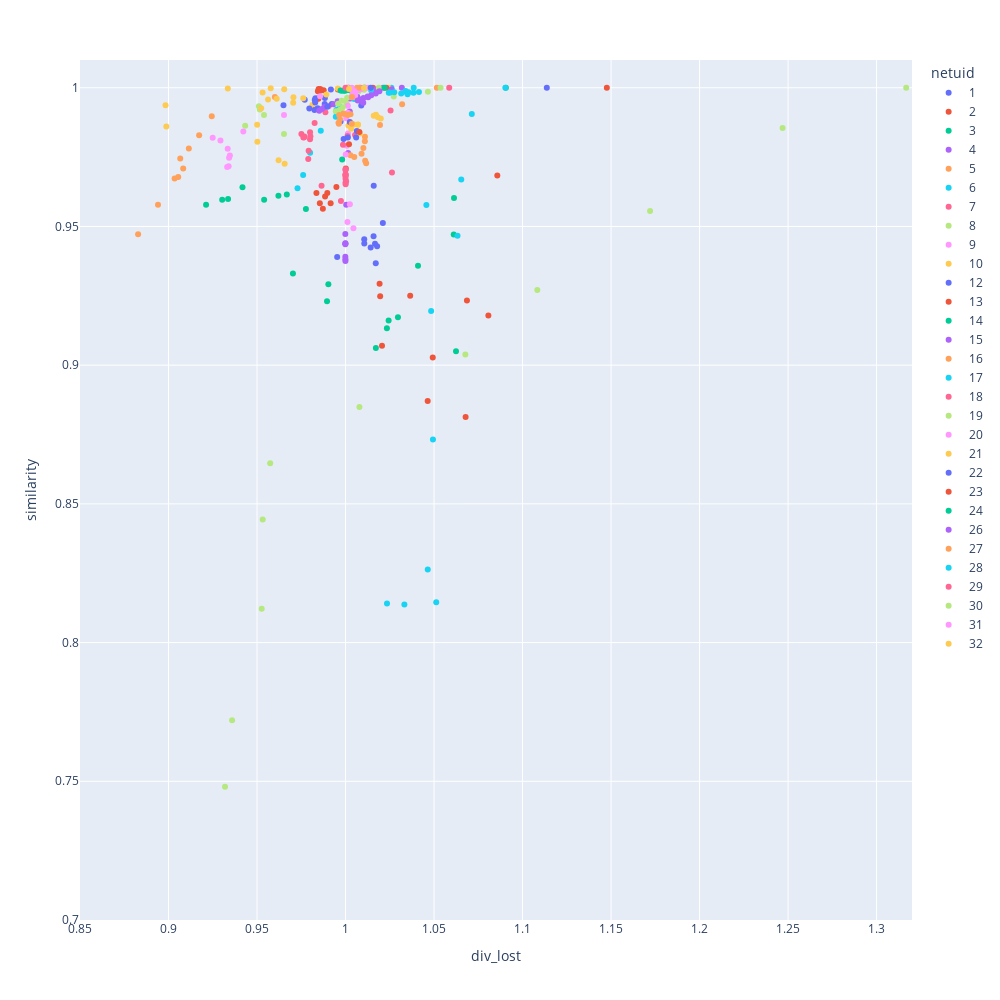

Notebook source saved alongside this figure:
### Code cell
df = {
    'div_lost': [],
    'similarity': [],
    'netuid': [],
    'correlation': []
}
for i in setup.netuids:
    corr = div_losts[i].corr(similarities[i])
    df['div_lost'] += div_losts[i].tolist()
    df['similarity'] += similarities[i].tolist()
    df['netuid'] += [i] * len(div_losts)
    df['correlation'] += [corr] * len(div_losts)

div_lost_VS_sim = pd.DataFrame(df)
div_lost_VS_sim.netuid = div_lost_VS_sim.netuid.astype('object')

fig = px.scatter(
    div_lost_VS_sim,
    x = 'div_lost',
    y = 'similarity',
    color = 'netuid',
    range_y = [0.7, 1.01],
    range_x = [0.85, 1.32],
    width = 1000,
    height = 1000,
)
fig.show()

### Figure 1 — Plotly figure (JSON) as saved in the notebook; plotly's stock layout.template omitted (floating-point values rounded to 4 significant figures)
{"data": [{"hovertemplate": "netuid=1<br>div_lost=%{x}<br>similarity=%{y}<extra></extra>", "legendgroup": "1", "marker": {"color": "#636efa", "symbol": "circle"}, "mode": "markers", "name": "1", "orientation": "v", "showlegend": true, "type": "scatter", "x": [1.114, 1.016, 1.021, 1.016, 1.017, 1.011, 0.9953, 1.018, 1.014, 1.017, 1.011], "xaxis": "x", "y": [1, 0.9647, 0.9512, 0.9465, 0.9437, 0.9454, 0.939, 0.9428, 0.9424, 0.9368, 0.9438], "yaxis": "y"}, {"hovertemplate": "netuid=2<br>div_lost=%{x}<br>similarity=%{y}<extra></extra>", "legendgroup": "2", "marker": {"color": "#EF553B", "symbol": "circle"}, "mode": "markers", "name": "2", "orientation": "v", "showlegend": true, "type": "scatter", "x": [1.015, 0.9957, 0.9876, 0.9852, 0.9859, 0.9859, 0.9857, 0.9848, 0.9844, 0.9847, 0.9846], "xaxis": "x", "y": [1, 0.9993, 0.9991, 0.9989, 0.999, 0.9992, 0.9996, 0.9995, 0.9987, 0.9962, 0.996], "yaxis": "y"}, {"hovertemplate": "netuid=3<br>div_lost=%{x}<br>similarity=%{y}<extra></extra>", "legendgroup": "3", "marker": {"color": "#00cc96", "symbol": "circle"}, "mode": "markers", "name": "3", "orientation": "v", "showlegend": true, "type": "scatter", "x": [1.091, 1.061, 1.03, 1.023, 1.017, 1.041, 1.024, 0.9703, 0.9895, 1.062, 0.9903], "xaxis": "x", "y": [1, 0.9471, 0.9173, 0.9133, 0.9062, 0.9359, 0.9161, 0.933, 0.9231, 0.905, 0.9291], "yaxis": "y"}, {"hovertemplate": "netuid=4<br>div_lost=%{x}<br>similarity=%{y}<extra></extra>", "legendgroup": "4", "marker": {"color": "#ab63fa", "symbol": "circle"}, "mode": "markers", "name": "4", "orientation": "v", "showlegend": true, "type": "scatter", "x": [1.002, 1.002, 1.001, 1.0, 0.9999, 0.9999, 0.9999, 0.9999, 0.9999, 0.9999, 0.9999], "xaxis": "x", "y": [1, 0.9915, 0.9765, 0.9579, 0.9473, 0.9438, 0.9436, 0.9439, 0.9391, 0.9376, 0.9382], "yaxis": "y"}, {"hovertemplate": "netuid=5<br>div_lost=%{x}<br>similarity=%{y}<extra></extra>", "legendgroup": "5", "marker": {"color": "#FFA15A", "symbol": "circle"}, "mode": "markers", "name": "5", "orientation": "v", "showlegend": true, "type": "scatter", "x": [1.052, 1.032, 1.019, 1.011, 1.011, 1.01, 1.009, 1.005, 1.003, 1.011, 1.012], "xaxis": "x", "y": [1, 0.9941, 0.9866, 0.9823, 0.9807, 0.9783, 0.9762, 0.9751, 0.9756, 0.9737, 0.9728], "yaxis": "y"}, {"hovertemplate": "netuid=6<br>div_lost=%{x}<br>similarity=%{y}<extra></extra>", "legendgroup": "6", "marker": {"color": "#19d3f3", "symbol": "circle"}, "mode": "markers", "name": "6", "orientation": "v", "showlegend": true, "type": "scatter", "x": [1.09, 1.071, 1.065, 1.046, 1.063, 1.048, 1.049, 1.046, 1.051, 1.023, 1.033], "xaxis": "x", "y": [1, 0.9905, 0.9669, 0.9578, 0.9467, 0.9195, 0.8732, 0.8263, 0.8146, 0.8141, 0.8137], "yaxis": "y"}, {"hovertemplate": "netuid=7<br>div_lost=%{x}<br>similarity=%{y}<extra></extra>", "legendgroup": "7", "marker": {"color": "#FF6692", "symbol": "circle"}, "mode": "markers", "name": "7", "orientation": "v", "showlegend": true, "type": "scatter", "x": [1.008, 1.005, 0.9905, 0.9886, 0.9825, 0.98, 0.9751, 0.9767, 0.9766, 0.9762, 0.9799], "xaxis": "x", "y": [1, 0.9975, 0.9934, 0.9911, 0.9873, 0.984, 0.9833, 0.9824, 0.9821, 0.9821, 0.9814], "yaxis": "y"}, {"hovertemplate": "netuid=8<br>div_lost=%{x}<br>similarity=%{y}<extra></extra>", "legendgroup": "8", "marker": {"color": "#B6E880", "symbol": "circle"}, "mode": "markers", "name": "8", "orientation": "v", "showlegend": true, "type": "scatter", "x": [1.054, 1.047, 1.027, 1.001, 1.001, 0.951, 0.9516, 0.954, 0.9433, 0.9652, 0.4086], "xaxis": "x", "y": [1, 0.9986, 0.9968, 0.9957, 0.9945, 0.9933, 0.9922, 0.9902, 0.9863, 0.9833, 0.9823], "yaxis": "y"}, {"hovertemplate": "netuid=9<br>div_lost=%{x}<br>similarity=%{y}<extra></extra>", "legendgroup": "9", "marker": {"color": "#FF97FF", "symbol": "circle"}, "mode": "markers", "name": "9", "orientation": "v", "showlegend": true, "type": "scatter", "x": [1.001, 1.001, 1.001, 1.001, 1.0, 1.001, 1.001, 1.001, 1.004, 1.002, 1.0], "xaxis": "x", "y": [1, 0.991, 0.9906, 0.9935, 0.989, 0.9835, 0.979, 0.9516, 0.9494, 0.958, 0.976], "yaxis": "y"}, {"hovertemplate": "netuid=10<br>div_lost=%{x}<br>similarity=%{y}<extra></extra>", "legendgroup": "10", "marker": {"color": "#FECB52", "symbol": "circle"}, "mode": "markers", "name": "10", "orientation": "v", "showlegend": true, "type": "scatter", "x": [1.001, 0.9957, 0.9577, 0.9335, 0.9654, 0.9531, 0.9706, 0.9704, 0.9813, 0.8983, 0.8988], "xaxis": "x", "y": [1, 0.9998, 0.9998, 0.9998, 0.9994, 0.9983, 0.9966, 0.9946, 0.9938, 0.9937, 0.986], "yaxis": "y"}, {"hovertemplate": "netuid=12<br>div_lost=%{x}<br>similarity=%{y}<extra></extra>", "legendgroup": "12", "marker": {"color": "#636efa", "symbol": "circle"}, "mode": "markers", "name": "12", "orientation": "v", "showlegend": true, "type": "scatter", "x": [1.01, 0.9917, 0.9883, 0.9882, 0.9922, 0.9826, 0.983, 0.9829, 0.9843, 0.9825, 0.9795], "xaxis": "x", "y": [1, 0.9993, 0.9963, 0.9941, 0.9941, 0.9956, 0.9962, 0.9947, 0.9926, 0.992, 0.9925], "yaxis": "y"}, {"hovertemplate": "netuid=13<br>div_lost=%{x}<br>similarity=%{y}<extra></extra>", "legendgroup": "13", "marker": {"color": "#EF553B", "symbol": "circle"}, "mode": "markers", "name": "13", "orientation": "v", "showlegend": true, "type": "scatter", "x": [1.148, 1.086, 1.02, 1.046, 1.068, 1.049, 1.081, 1.069, 1.019, 1.037, 1.021], "xaxis": "x", "y": [1, 0.9684, 0.9248, 0.8871, 0.8813, 0.9027, 0.9179, 0.9233, 0.9294, 0.9251, 0.907], "yaxis": "y"}, {"hovertemplate": "netuid=14<br>div_lost=%{x}<br>similarity=%{y}<extra></extra>", "legendgroup": "14", "marker": {"color": "#00cc96", "symbol": "circle"}, "mode": "markers", "name": "14", "orientation": "v", "showlegend": true, "type": "scatter", "x": [1.011, 1.001, 1.002, 1.001, 1.003, 1.003, 1.003, 0.9997, 0.9981, 0.9972, 0.9994], "xaxis": "x", "y": [1, 0.9993, 0.9992, 0.9993, 0.9992, 0.9991, 0.9989, 0.9989, 0.9989, 0.999, 0.999], "yaxis": "y"}, {"hovertemplate": "netuid=15<br>div_lost=%{x}<br>similarity=%{y}<extra></extra>", "legendgroup": "15", "marker": {"color": "#ab63fa", "symbol": "circle"}, "mode": "markers", "name": "15", "orientation": "v", "showlegend": true, "type": "scatter", "x": [1.021, 1.017, 1.013, 1.009, 1.007, 1.003, 0.9955, 0.9932, 0.988, 0.9867, 0.9851], "xaxis": "x", "y": [1, 0.9994, 0.9966, 0.9956, 0.9969, 0.9962, 0.9951, 0.994, 0.9931, 0.9923, 0.9917], "yaxis": "y"}, {"hovertemplate": "netuid=16<br>div_lost=%{x}<br>similarity=%{y}<extra></extra>", "legendgroup": "16", "marker": {"color": "#FFA15A", "symbol": "circle"}, "mode": "markers", "name": "16", "orientation": "v", "showlegend": true, "type": "scatter", "x": [1.006, 0.9601, 0.9244, 0.9173, 0.9115, 0.9066, 0.9083, 0.9055, 0.9034, 0.8941, 0.8828], "xaxis": "x", "y": [1, 0.9966, 0.9897, 0.9829, 0.9781, 0.9745, 0.9709, 0.9678, 0.9673, 0.9579, 0.9471], "yaxis": "y"}, {"hovertemplate": "netuid=17<br>div_lost=%{x}<br>similarity=%{y}<extra></extra>", "legendgroup": "17", "marker": {"color": "#19d3f3", "symbol": "circle"}, "mode": "markers", "name": "17", "orientation": "v", "showlegend": true, "type": "scatter", "x": [1.026, 1.014, 1.005, 0.9968, 0.9949, 0.9948, 0.9945, 0.986, 0.98, 0.9761, 0.9729], "xaxis": "x", "y": [1, 0.9991, 0.996, 0.9931, 0.9921, 0.9914, 0.9895, 0.9845, 0.9766, 0.9686, 0.9638], "yaxis": "y"}, {"hovertemplate": "netuid=18<br>div_lost=%{x}<br>similarity=%{y}<extra></extra>", "legendgroup": "18", "marker": {"color": "#FF6692", "symbol": "circle"}, "mode": "markers", "name": "18", "orientation": "v", "showlegend": true, "type": "scatter", "x": [1.059, 1.025, 1.026, 0.9974, 0.9865, 0.9789, 0.9792, 0.9986, 1.001, 1.005, 0.9802], "xaxis": "x", "y": [1, 0.9918, 0.9694, 0.9592, 0.9646, 0.9743, 0.9773, 0.9795, 0.9826, 0.983, 0.9825], "yaxis": "y"}, {"hovertemplate": "netuid=19<br>div_lost=%{x}<br>similarity=%{y}<extra></extra>", "legendgroup": "19", "marker": {"color": "#B6E880", "symbol": "circle"}, "mode": "markers", "name": "19", "orientation": "v", "showlegend": true, "type": "scatter", "x": [1.019, 1.01, 1.007, 1.005, 1.001, 0.9978, 0.9958, 0.9985, 0.9965, 0.9945, 0.9971], "xaxis": "x", "y": [1, 0.9993, 0.9987, 0.9977, 0.9964, 0.9953, 0.9942, 0.9929, 0.9918, 0.9915, 0.9921], "yaxis": "y"}, {"hovertemplate": "netuid=20<br>div_lost=%{x}<br>similarity=%{y}<extra></extra>", "legendgroup": "20", "marker": {"color": "#FF97FF", "symbol": "circle"}, "mode": "markers", "name": "20", "orientation": "v", "showlegend": true, "type": "scatter", "x": [1.013, 1.009, 1.007, 1.006, 1.004, 1.005, 1.005, 1.005, 1.003, 1.005, 1.004], "xaxis": "x", "y": [1, 0.9996, 0.9992, 0.9986, 0.998, 0.9976, 0.9971, 0.9967, 0.9966, 0.9968, 0.9969], "yaxis": "y"}, {"hovertemplate": "netuid=21<br>div_lost=%{x}<br>similarity=%{y}<extra></extra>", "legendgroup": "21", "marker": {"color": "#FECB52", "symbol": "circle"}, "mode": "markers", "name": "21", "orientation": "v", "showlegend": true, "type": "scatter", "x": [1.024, 1.02, 1.018, 1.017, 1.016, 1.007, 1.008, 1.003, 1.002, 1.005, 1.007], "xaxis": "x", "y": [1, 0.9889, 0.9894, 0.9903, 0.9899, 0.9868, 0.9835, 0.9853, 0.9864, 0.9868, 0.9866], "yaxis": "y"}, {"hovertemplate": "netuid=22<br>div_lost=%{x}<br>similarity=%{y}<extra></extra>", "legendgroup": "22", "marker": {"color": "#636efa", "symbol": "circle"}, "mode": "markers", "name": "22", "orientation": "v", "showlegend": true, "type": "scatter", "x": [1.014, 1.009, 1.006, 1.006, 1.002, 0.9989, 1.001, 0.9972, 0.9897, 0.9769, 0.9649], "xaxis": "x", "y": [1, 0.9936, 0.9821, 0.9844, 0.9877, 0.9816, 0.982, 0.9878, 0.9932, 0.9957, 0.9937], "yaxis": "y"}, {"hovertemplate": "netuid=23<br>div_lost=%{x}<br>similarity=%{y}<extra></extra>", "legendgroup": "23", "marker": {"color": "#EF553B", "symbol": "circle"}, "mode": "markers", "name": "23", "orientation": "v", "showlegend": true, "type": "scatter", "x": [1.023, 1.008, 1.002, 1.0, 0.9948, 0.9897, 0.9855, 0.9872, 0.9916, 0.9885, 0.9836], "xaxis": "x", "y": [1, 0.984, 0.9796, 0.9709, 0.9642, 0.962, 0.9584, 0.9564, 0.9583, 0.9608, 0.962], "yaxis": "y"}, {"hovertemplate": "netuid=24<br>div_lost=%{x}<br>similarity=%{y}<extra></extra>", "legendgroup": "24", "marker": {"color": "#00cc96", "symbol": "circle"}, "mode": "markers", "name": "24", "orientation": "v", "showlegend": true, "type": "scatter", "x": [1.022, 0.9981, 0.9668, 1.061, 0.954, 0.9418, 0.9621, 0.9337, 0.9303, 0.9212, 0.9776], "xaxis": "x", "y": [1, 0.9742, 0.9615, 0.9602, 0.9596, 0.9641, 0.9611, 0.9599, 0.9596, 0.9578, 0.9563], "yaxis": "y"}, {"hovertemplate": "netuid=26<br>div_lost=%{x}<br>similarity=%{y}<extra></extra>", "legendgroup": "26", "marker": {"color": "#ab63fa", "symbol": "circle"}, "mode": "markers", "name": "26", "orientation": "v", "showlegend": true, "type": "scatter", "x": [1.032, 1.026, 1.019, 1.017, 1.015, 1.012, 1.01, 1.009, 1.007, 1.009, 1.01], "xaxis": "x", "y": [1, 0.9995, 0.9987, 0.9979, 0.9973, 0.9968, 0.9963, 0.9958, 0.9954, 0.995, 0.9946], "yaxis": "y"}, {"hovertemplate": "netuid=27<br>div_lost=%{x}<br>similarity=%{y}<extra></extra>", "legendgroup": "27", "marker": {"color": "#FFA15A", "symbol": "circle"}, "mode": "markers", "name": "27", "orientation": "v", "showlegend": true, "type": "scatter", "x": [1.008, 1.004, 1.003, 1.004, 1.001, 0.9989, 0.9993, 0.9964, 0.9969, 0.996, 0.9963], "xaxis": "x", "y": [1, 0.9967, 0.9905, 0.987, 0.9902, 0.9907, 0.9905, 0.9902, 0.9887, 0.9873, 0.9871], "yaxis": "y"}, {"hovertemplate": "netuid=28<br>div_lost=%{x}<br>similarity=%{y}<extra></extra>", "legendgroup": "28", "marker": {"color": "#19d3f3", "symbol": "circle"}, "mode": "markers", "name": "28", "orientation": "v", "showlegend": true, "type": "scatter", "x": [1.039, 1.038, 1.035, 1.041, 1.035, 1.034, 1.036, 1.031, 1.025, 1.028, 1.024], "xaxis": "x", "y": [1, 0.9982, 0.9977, 0.9985, 0.9984, 0.9988, 0.9984, 0.9979, 0.9982, 0.9983, 0.9982], "yaxis": "y"}, {"hovertemplate": "netuid=29<br>div_lost=%{x}<br>similarity=%{y}<extra></extra>", "legendgroup": "29", "marker": {"color": "#FF6692", "symbol": "circle"}, "mode": "markers", "name": "29", "orientation": "v", "showlegend": true, "type": "scatter", "x": [1.0, 1.0, 1.0, 1.0, 1.0, 1.0, 1.0, 1.0, 1.0, 1.0, 1.0], "xaxis": "x", "y": [1, 0.9703, 0.9681, 0.9663, 0.9685, 0.9672, 0.9686, 0.9689, 0.9706, 0.9658, 0.9652], "yaxis": "y"}, {"hovertemplate": "netuid=30<br>div_lost=%{x}<br>similarity=%{y}<extra></extra>", "legendgroup": "30", "marker": {"color": "#B6E880", "symbol": "circle"}, "mode": "markers", "name": "30", "orientation": "v", "showlegend": true, "type": "scatter", "x": [1.317, 1.247, 1.172, 1.108, 1.068, 1.008, 0.9574, 0.9532, 0.9526, 0.9359, 0.9319], "xaxis": "x", "y": [1, 0.9855, 0.9556, 0.9271, 0.9038, 0.8849, 0.8647, 0.8444, 0.8122, 0.772, 0.7481], "yaxis": "y"}, {"hovertemplate": "netuid=31<br>div_lost=%{x}<br>similarity=%{y}<extra></extra>", "legendgroup": "31", "marker": {"color": "#FF97FF", "symbol": "circle"}, "mode": "markers", "name": "31", "orientation": "v", "showlegend": true, "type": "scatter", "x": [1.004, 0.9856, 0.9652, 0.9422, 0.925, 0.9294, 0.9334, 0.9342, 0.934, 0.9331, 0.9347], "xaxis": "x", "y": [1, 0.9969, 0.9902, 0.9843, 0.9819, 0.981, 0.978, 0.9748, 0.9717, 0.9715, 0.9756], "yaxis": "y"}, {"hovertemplate": "netuid=32<br>div_lost=%{x}<br>similarity=%{y}<extra></extra>", "legendgroup": "32", "marker": {"color": "#FECB52", "symbol": "circle"}, "mode": "markers", "name": "32", "orientation": "v", "showlegend": true, "type": "scatter", "x": [1.01, 1.002, 0.9892, 0.9761, 0.9611, 0.9562, 0.9523, 0.9501, 0.9502, 0.9622, 0.9656], "xaxis": "x", "y": [1, 0.9996, 0.9976, 0.9962, 0.9961, 0.9958, 0.9926, 0.9867, 0.9805, 0.9738, 0.9726], "yaxis": "y"}], "layout": {"height": 1000, "legend": {"title": {"text": "netuid"}, "tracegroupgap": 0}, "margin": {"t": 60}, "width": 1000, "xaxis": {"anchor": "y", "domain": [0, 1], "range": [0.85, 1.32], "title": {"text": "div_lost"}}, "yaxis": {"anchor": "x", "domain": [0, 1], "range": [0.7, 1.01], "title": {"text": "similarity"}}}}
